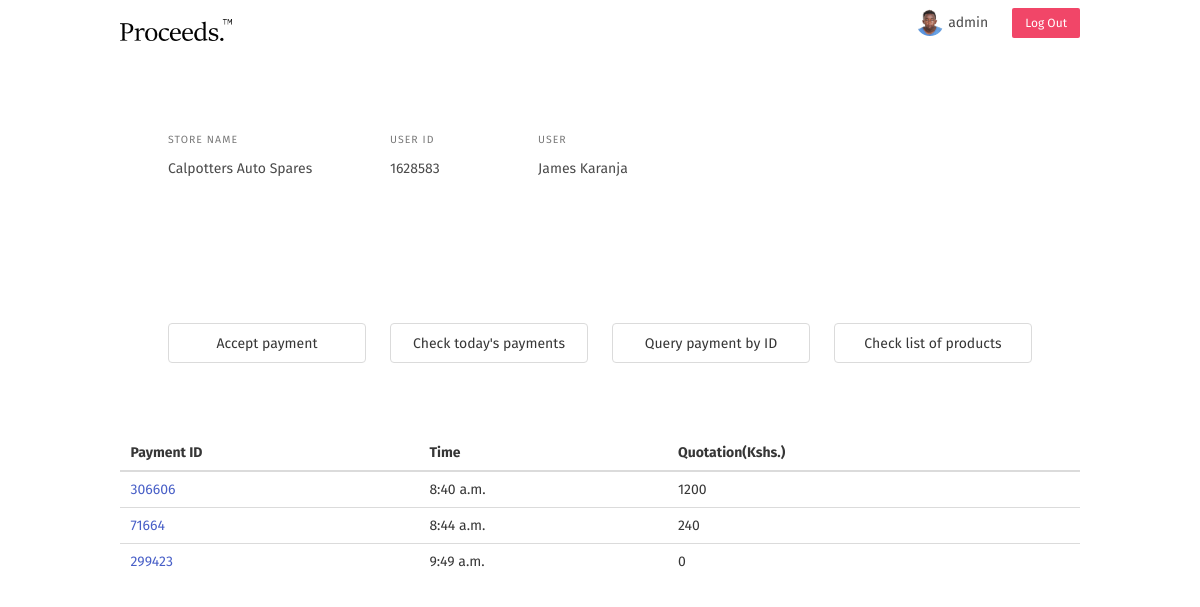
/payments-today (signed in), run on the app's committed database.
### core/models.py (models this page shows, shortened)
class Payment(models.Model):
    payment_id = models.IntegerField(unique=True)
    authorized_by = models.ForeignKey(User, on_delete=models.DO_NOTHING)
    confirmed = models.BooleanField(default=False)
    date_created = models.DateTimeField(auto_now_add=True)
    def total_price(self):
        total = 0
        for item in self.paymentitem_set.all():
            total = item.total_price() + total
        return total

class PaymentItem(models.Model):
    product = models.ForeignKey(Product, related_name='paymentitem', on_delete=models.DO_NOTHING)
    count = models.IntegerField()
    payment = models.ForeignKey(Payment, on_delete=models.CASCADE, null=True)
    date_created = models.DateTimeField(auto_now_add=True)
    def total_price(self):
        total_price = self.product.product_price * self.count
        return total_price

class Product(models.Model):
    product_name = models.CharField(max_length=50)
    product_price = models.IntegerField(null=True)
    product_id = models.IntegerField(unique=True)

### core/views.py (the view)
# urls.py: path('payments-today', Dashboard.checktodayspayments, name='payments-today'),
    @login_required()
    def checktodayspayments(request):
        todayspayments = Payment.objects.filter(date_created__date = datetime.date.today())
        context = {
            'todayspayments' : todayspayments,
        }
        return render(request, 'core/paymentstoday.html', context)

### core/templates/core/paymentstoday.html (shortened to what this page needs)
{% extends 'core/base.html' %}
{% block content %}
{% if payment %}
<div class="container">
  <div class="columns">
    <div class="column is-4 is-offset-4">
        <center><div class="menu-label">PAYMENT ID</div></center>
        <center><small>{{ payment.payment_id }}</small></center>
        <br>
        <center><div class="menu-label">CREATED AT</div></center>
        <center><small>{{ payment.date_created }}</small></center>
        <br><br>
    </div>
    <div class="column">
      <div class="container">
        <div class="menu-label">Total amount</div>
        <p>Kshs. {{ payment.total_price }}</p>
      </div>
    </div>
  </div>
  </div>
  <section>
      <div class="columns">
        <div class="column is-8 is-offset-2">
          {% if items %}
          <table class="table" id="dashboard-table">
              <thead>
                <tr>
                  <th>Product ID</th>
                  <th>Product name</th>
                  <th>Count</th>
                  <th>Total(Kshs.)</th>
                </tr>
              </thead>
              <tbody>
                  {% for item in items %}
                  <tr>
                      <td>{{ item.product.product_id }}</td>
                      <td>{{ item.product.product_name }}</td>
                      <td>{{ item.count }}</td>
                      <td>{{ item.total_price }}</td>
                  </tr>
                  {% endfor %}
              </tbody>
          </table>
          {% endif %}
        </div>
      </div>
  </section>
</div>
{% else %}
{% if todayspayments  %}
<table class="table" id="dashboard-table">
  <thead>
    <tr>
      <th>Payment ID</th>
      <th>Time</th>
      <th>Quotation(Kshs.)</th>
    </tr>
  </thead>
  <tbody>
      {% for payment in todayspayments %}
        <tr>
          <td><a href="{% url 'paymentview' payment.payment_id %}">{{ payment.payment_id }}</a></td>
          <td>{{ payment.date_created.time }}</td>
          <td>{{ payment.total_price }}</td>
        </tr>
      {% endfor %}
  </tbody>
</table>
{% else %}
<center><p class="title is-6">There are no payments today yet.</p></center>
{% endif %}
{% endif %}
</div>
{% endblock content %}

### core/templates/core/base.html (shortened to what this page needs)
{% load static %}
{% load i18n %}
<!DOCTYPE html>
<html>
    <head>
        <link rel="stylesheet" href="https://cdnjs.cloudflare.com/ajax/libs/bulma/0.9.4/css/bulma.min.css">
        <link rel="stylesheet" href="{% static 'css/styles.css' %}">
        <link rel="stylesheet" href="https://cdnjs.cloudflare.com/ajax/libs/font-awesome/6.2.1/css/fontawesome.min.css">
    </head>
    <body>
        <div class="container">
            <nav class="navbar" role="navigation" aria-label="main navigation">
              <div class="navbar-brand">
                <a class="navbar-item" href="{% url 'dashboard' %}">
                  <img src="{% static 'images/logo.png' %}" width="112" height="28">
                </a>
              </div>
              <div id="navbarBasicExample" class="navbar-menu">
                <div class="navbar-end">
                  <div class="navbar-item">
                      <div class="buttons">
                        <img src="{% static 'images/profile.jpg' %}" class="nav-profile">
                        &nbsp<p><small>{{ request.user.username }}</small</p>
                      </div>
                  </div>
                  <div class="navbar-item">
                    <div class="buttons">
                      <a class="button is-danger is-small" href="{% url 'logout' %}">
                        Log Out
                      </a>
                    </div>
                  </div>
                </div>
              </div>
            </nav>
            <br>
            <section class="section">
              <div class="columns">
                <div class="column is-3">
                  <div class="menu-label">Store Name</div>
                  <p>Calpotters Auto Spares</p>
                </div>
                <div class="column is-2">
                  <div class="menu-label">User ID</div>
                  <p>1628583</p>
                </div>
                <div class="column is-2">
                  <div class="menu-label">User</div>
                  <p>James Karanja</p>
                </div>
              </div>
            </section>
            <br><br>
            <section class="section">
              <div class="container">
              <div class="columns">
                <div class="column is-3">
                  <a class="button is-outlined" id="base-btn" href="{% url 'enterpayment' %}"><small>Accept payment</small></a>
                </div>
                <div class="column is-3">
                  <a class="button is-outlined" id="base-btn" href="{% url 'payments-today' %}"><small>Check today's payments</small></a>
                </div>
                <div class="column is-3">
                  <a class="button is-outlined" id="base-btn" href="{% url 'querypaymentbyid' %}"><small>Query payment by ID</small></a>
                </div>
                <div class="column is-3">
                  <a class="button is-outlined" id="base-btn" href="{% url 'products' %}"><small>Check list of products</small></a>
                </div>
              </div>
            </div>
            </section>
            <br>
            <section>
              {% block content %}{% endblock content %}
    </body>
</html>

### core/static/css/styles.css (style rules this page uses)
* { font-family: 'Fira Sans', sans-serif; }
.nav-profile { border-radius: 100%; }
#base-btn { width: 100%; }
#dashboard-table { width: 100%; }

### data on the page
Payment: payment_id "306606", date_created.time "8:40 a.m.", total_price "1200"
Payment: payment_id "71664", date_created.time "8:44 a.m.", total_price "240"
Payment: payment_id "299423", date_created.time "9:49 a.m.", total_price "0"

### other printed values
{{ request.user.username }} "admin"
